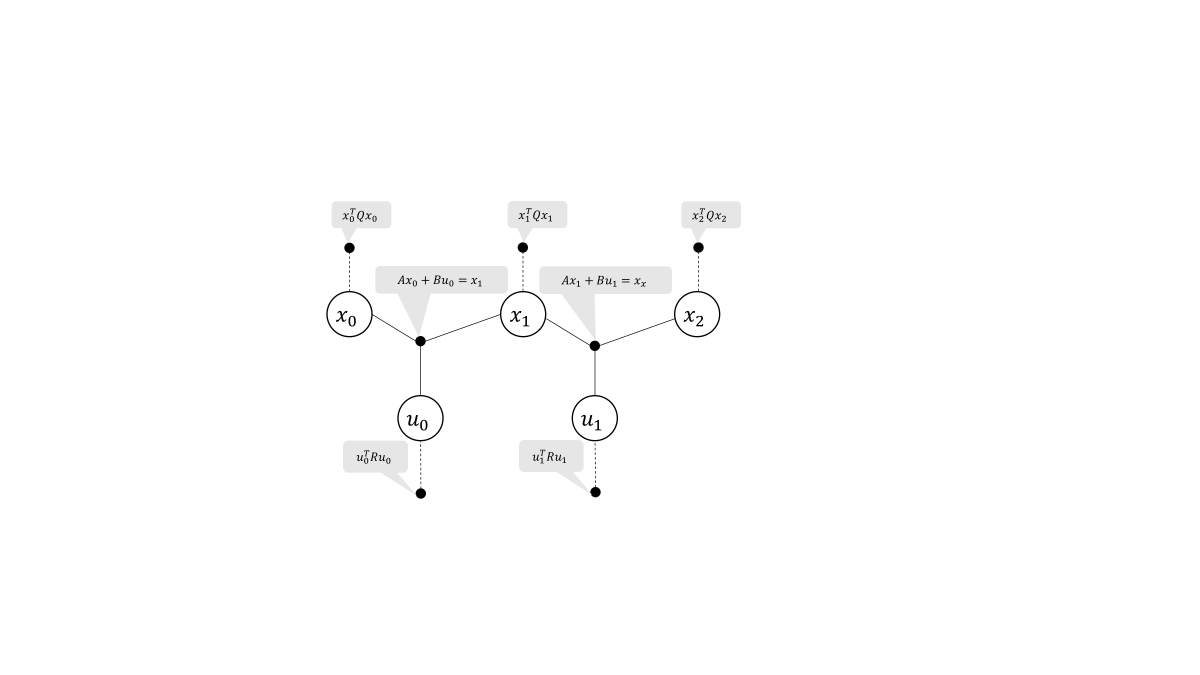
#> input picture Assets/Images/lqr_control/Elimination/Slide0.png, 3600 x 2025 px (shown at 1/3 size); its folder holds 4 pictures in this run
$ python img_crop.py
#> lines starting #> are read from the running program, lines starting #| are printed output that depends on the picture
"""Crops images from MS PowerPoint png export to consistent size
Note: please export png's at width 3600
"""
from PIL import Image
from PIL.ImageOps import invert
from os import chdir, listdir

def find_bounds(im_names):
    print('finding max bounds in {}'.format(im_names))
    max_bounds = [0,]*4 # left, upper, right, lower
    min_bounds = [999999,]*4
    for im_name in im_names:
        with Image.open(im_name) as im:
#> im is the input picture: PIL image 3600x2025 RGB; mean R, G, B 253.6, 253.6, 253.6
            bounds = invert(im).getbbox()
#> bounds = (979, 603, 2223, 1496)
            max_bounds = [max(bounds[i], max_bounds[i]) for i in range(4)]
#> max_bounds = [979, 603, 2223, 1496]
            min_bounds = [min(bounds[i], min_bounds[i]) for i in range(4)]
#> min_bounds = [979, 603, 2223, 1496]
#> pass 2 of the loop in find_bounds, `for im_name in im_names:`:
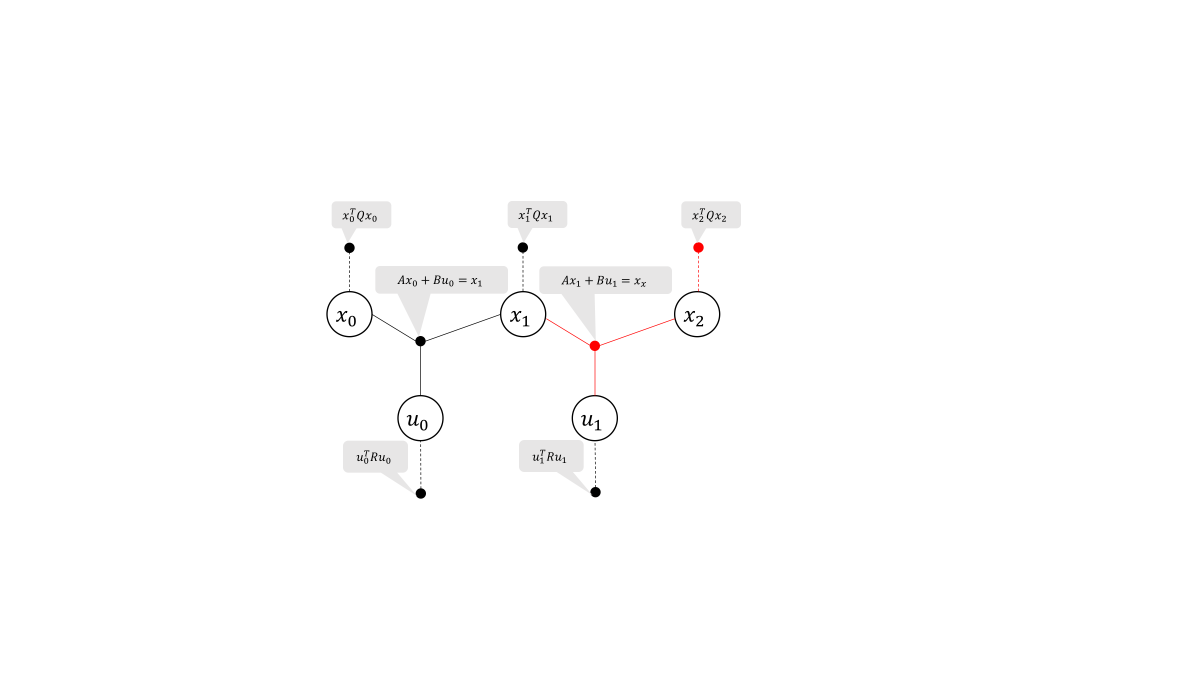
#> input picture Assets/Images/lqr_control/Elimination/Slide1.png, 3600 x 2025 px (shown at 1/3 size)
#> in find_bounds, im is the input picture: PIL image 3600x2025 RGB; mean R, G, B 253.7, 253.6, 253.6
#> pass 3 of the loop in find_bounds, `for im_name in im_names:`:
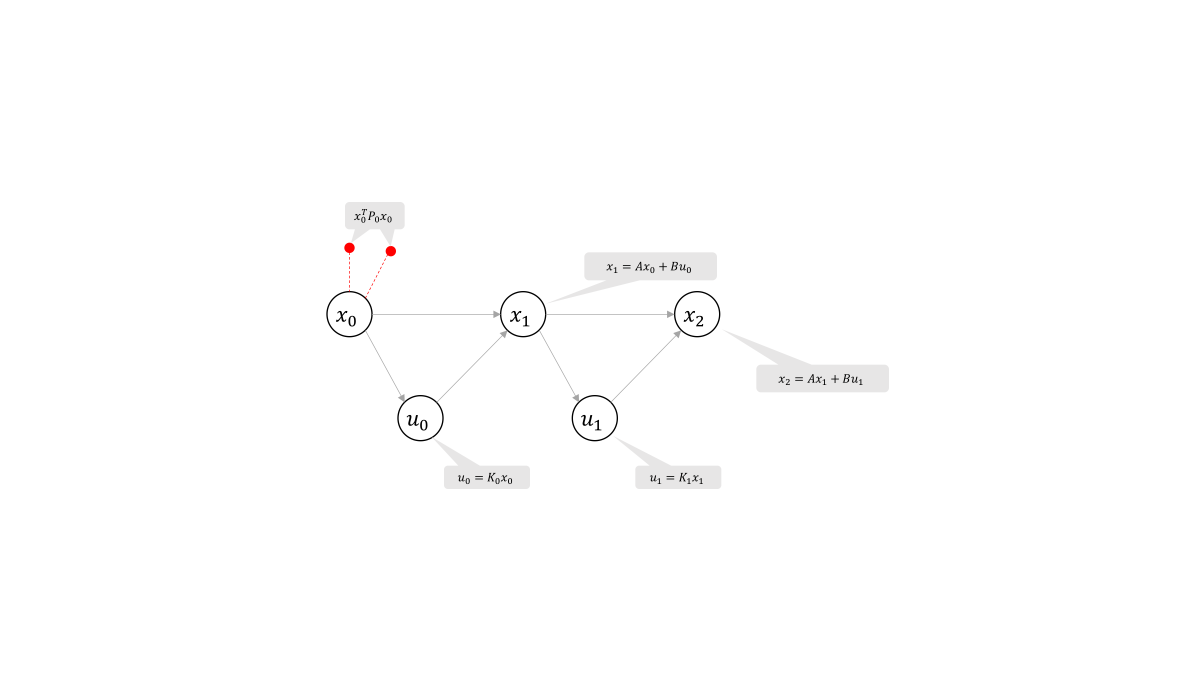
#> input picture Assets/Images/lqr_control/Elimination/Slide10.png, 3600 x 2025 px (shown at 1/3 size)
#> in find_bounds, im is the input picture: PIL image 3600x2025 RGB; mean R, G, B 253.9, 253.9, 253.9
#> in find_bounds, `bounds = invert(im).getbbox()`: bounds = (979, 606, 2667, 1467)
#> max_bounds = [979, 606, 2667, 1496]
#> min_bounds = [979, 603, 2223, 1467]
#> the loop made 4 passes; the first 3 are shown
    return (min(max_bounds[0], min_bounds[0]),
            min(max_bounds[1], min_bounds[1]),
            max(max_bounds[2], min_bounds[2]),
            max(max_bounds[3], min_bounds[3]))
def crop(im_name, bounds):
    print('cropping {}\tto size {}'.format(im_name, bounds))
    with Image.open(im_name) as im:
        im = im.crop(bounds)
        im.save('cropped_'+im_name)

def main():
    chdir('Elimination/')
    im_names = listdir('./')
    im_names.sort()
    im_names = [im for im in im_names
                    if im.endswith('.png') and ('cropped_' not in im)]
    bounds = find_bounds(im_names)
#> bounds = (979, 603, 2667, 1496)
    for im_name in im_names:
        crop(im_name, bounds)
#| cropping Slide0.png	to size (979, 603, 2667, 1496)
#> in crop, `im = im.crop(bounds)`:
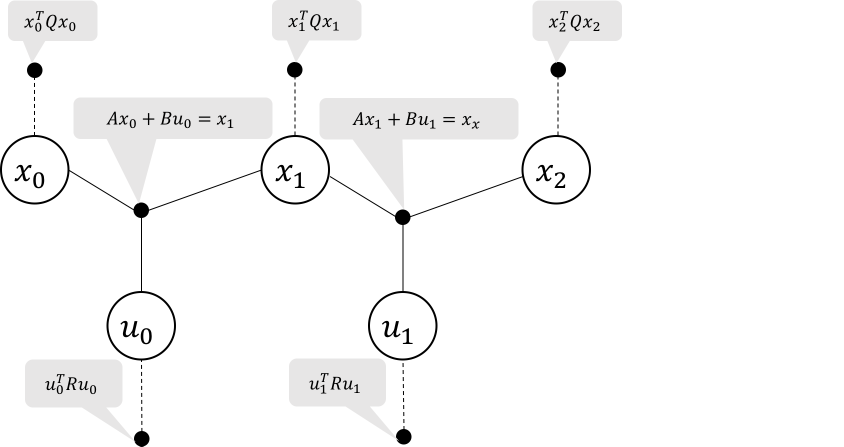
#> im: PIL image 1688x893 RGB (shown at 1/2 size); mean R, G, B 248.1, 248, 248
#> pass 2 of the loop in main, `for im_name in im_names:`:
#| cropping Slide1.png	to size (979, 603, 2667, 1496)
#> in crop (call 2), `im = im.crop(bounds)`:
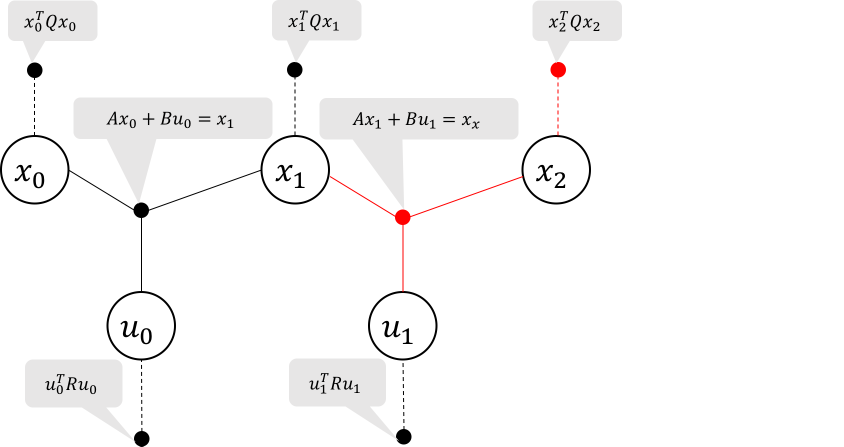
#> im: PIL image 1688x893 RGB (shown at 1/2 size); mean R, G, B 248.6, 248, 248
#> pass 3 of the loop in main, `for im_name in im_names:`:
#| cropping Slide10.png	to size (979, 603, 2667, 1496)
#> in crop (call 3), `im = im.crop(bounds)`:
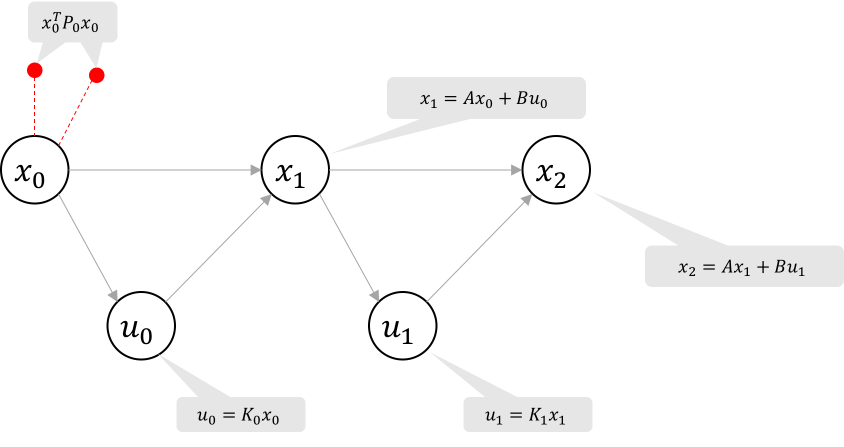
#> im: PIL image 1688x893 RGB (shown at 1/2 size); mean R, G, B 249.9, 249.5, 249.5
#> the loop made 4 passes; the first 3 are shown

if __name__ == '__main__':
    main()
